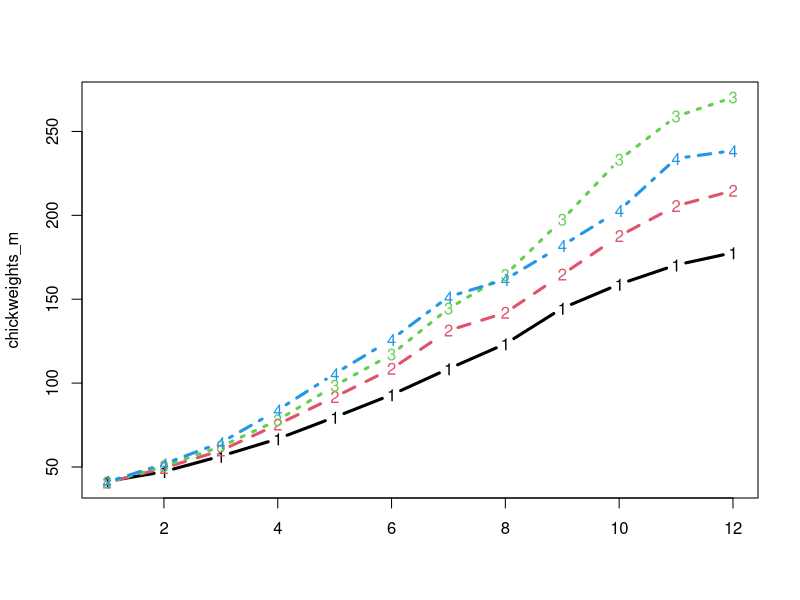

This figure's R source:
## ---- chunk 1
knitr::opts_chunk$set(
  collapse = TRUE,
  comment = "#>",
  fig.path = "man/figures/README-",
  out.width = "100%"
)
## ---- chunk 2
# library(jlmerclusterperm)
# system.time({jlmerclusterperm_setup()})
## ---- chunk 3
head(ChickWeight)
fm <- weight ~ 1 + Diet + (1 | Chick)
## ---- chunk 4
chickweights_m <- tapply(ChickWeight$weight, ChickWeight[c("Time", "Diet")], mean)
matplot(chickweights_m, type = "b", lwd = 3)
